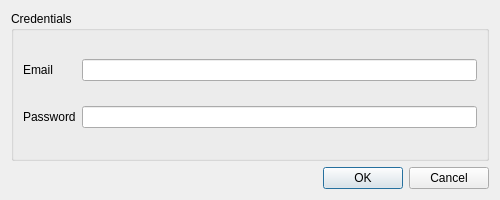
<?xml version="1.0" encoding="UTF-8"?>
<ui version="4.0">
 <class>Dialog</class>
 <widget class="QDialog" name="Dialog">
  <property name="geometry">
   <rect>
    <x>0</x>
    <y>0</y>
    <width>500</width>
    <height>200</height>
   </rect>
  </property>
  <property name="windowTitle">
   <string>Dialog</string>
  </property>
  <layout class="QGridLayout" name="gridLayout_2">
   <item row="0" column="0">
    <widget class="QGroupBox" name="groupBox">
     <property name="title">
      <string>Credentials</string>
     </property>
     <layout class="QGridLayout" name="gridLayout">
      <item row="0" column="0">
       <widget class="QLabel" name="label">
        <property name="text">
         <string>Email</string>
        </property>
       </widget>
      </item>
      <item row="0" column="1">
       <widget class="QLineEdit" name="newEmailLE"/>
      </item>
      <item row="1" column="0">
       <widget class="QLabel" name="label_2">
        <property name="text">
         <string>Password</string>
        </property>
       </widget>
      </item>
      <item row="1" column="1">
       <widget class="QLineEdit" name="newPasswordLE"/>
      </item>
     </layout>
    </widget>
   </item>
   <item row="1" column="0">
    <widget class="QDialogButtonBox" name="buttonBox">
     <property name="orientation">
      <enum>Qt::Horizontal</enum>
     </property>
     <property name="standardButtons">
      <set>QDialogButtonBox::Cancel|QDialogButtonBox::Ok</set>
     </property>
    </widget>
   </item>
  </layout>
 </widget>
 <resources/>
 <connections>
  <connection>
   <sender>buttonBox</sender>
   <signal>accepted()</signal>
   <receiver>Dialog</receiver>
   <slot>accept()</slot>
   <hints>
    <hint type="sourcelabel">
     <x>248</x>
     <y>254</y>
    </hint>
    <hint type="destinationlabel">
     <x>157</x>
     <y>274</y>
    </hint>
   </hints>
  </connection>
  <connection>
   <sender>buttonBox</sender>
   <signal>rejected()</signal>
   <receiver>Dialog</receiver>
   <slot>reject()</slot>
   <hints>
    <hint type="sourcelabel">
     <x>316</x>
     <y>260</y>
    </hint>
    <hint type="destinationlabel">
     <x>286</x>
     <y>274</y>
    </hint>
   </hints>
  </connection>
 </connections>
</ui>
